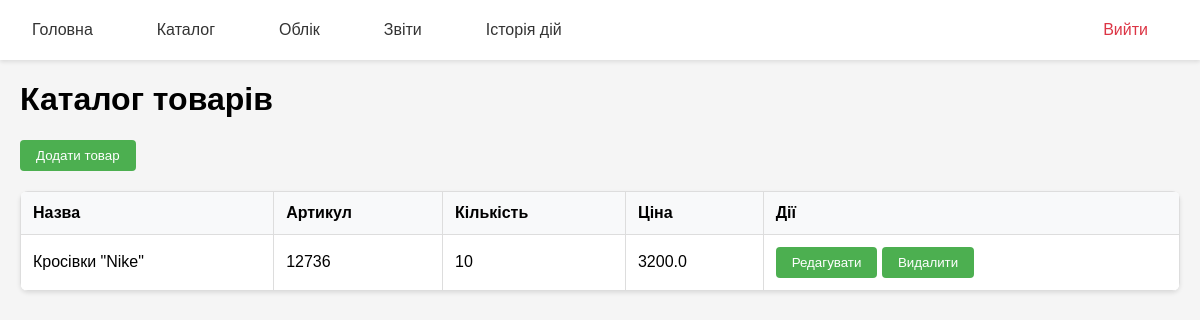
The app's page /catalog (signed in) with its own data.
### app.py (models this page shows)
class Product(db.Model):
    id = db.Column(db.Integer, primary_key=True)  # Унікальний ідентифікатор
    name = db.Column(db.String(100), nullable=False)  # Назва товару
    code = db.Column(db.String(50), unique=True, nullable=False)  # Унікальний артикул
    quantity = db.Column(db.Integer, default=0)  # Кількість на складі
    price = db.Column(db.Float, nullable=False)  # Ціна
    min_quantity = db.Column(db.Integer, default=0)  # Мінімальний залишок

### app.py (the view)
@app.route('/catalog')
@login_required
def catalog():
    try:
        products = Product.query.all()  # Отримуємо всі товари
        return render_template('catalog.html', products=products)
    except Exception as e:
        print(f"Error: {e}")
        return render_template('catalog.html', products=[], error="Помилка при завантаженні товарів")

### app.py (called while the page is built)
def login_required(view_function):
    @wraps(view_function)
    def decorated_function(*args, **kwargs):
        if 'user_id' not in session:  # Якщо користувач не авторизований
            return redirect(url_for('login'))  # Перенаправляємо на сторінку входу
        return view_function(*args, **kwargs)
    return decorated_function

### templates/catalog.html (shortened to what this page needs)
    {% extends "base.html" %}
    {% block content %}
    <h1>Каталог товарів</h1>
    <button onclick="showAddProductForm()">Додати товар</button>
    <table>
        <thead>
            <tr>
                <th>Назва</th>
                <th>Артикул</th>
                <th>Кількість</th>
                <th>Ціна</th>
                <th>Дії</th>
            </tr>
        </thead>
        <tbody>
            {% for product in products %}
            <tr>
                <td>{{ product.name }}</td>
                <td>{{ product.code }}</td>
                <td>{{ product.quantity }}</td>
                <td>{{ product.price }}</td>
                <td>
                    <button onclick="editProduct('{{ product.id }}')">Редагувати</button>
                    <button onclick="deleteProduct('{{ product.id }}')">Видалити</button>
                </td>
            </tr>
            {% endfor %}
        </tbody>
    </table>
    {% endblock %}

### static/css/style.css (style rules this page uses)
body { font-family: Arial, sans-serif; margin: 0; padding: 20px; background-color: #f5f5f5; }
table { width: 100%; border-collapse: collapse; margin-top: 20px; background-color: #fff; border-radius: 8px; overflow: hidden; box-shadow: 0 2px 4px rgba(0,0,0,0.1); }
table th, table td { border: 1px solid #ddd; padding: 12px; text-align: left; }
table th { background-color: #f8f9fa; font-weight: 600; }
button { padding: 8px 16px; background-color: #4CAF50; color: white; border: none; border-radius: 4px; cursor: pointer; transition: background-color 0.3s; }

### records on screen
Product: name "Кросівки \"Nike\"", code "12736", quantity "10", price "3200.0"
